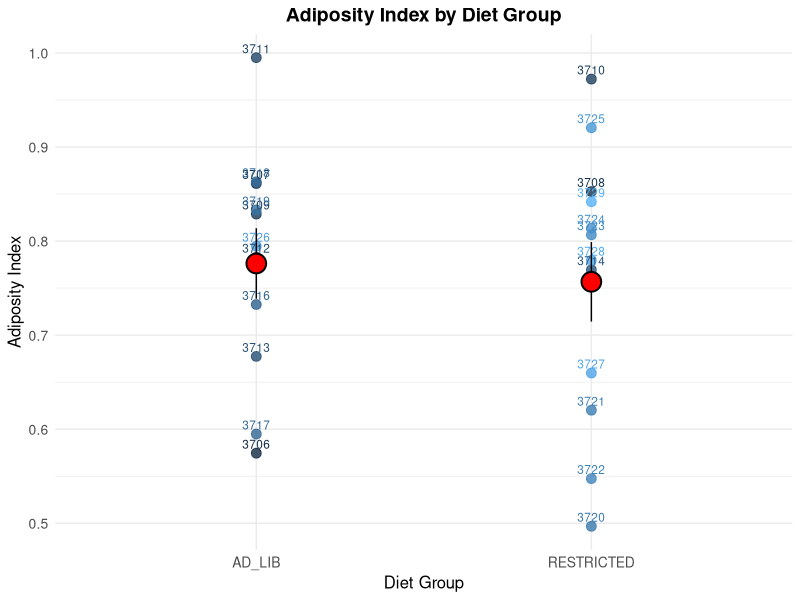

The R source for this figure:
#Data analysis of the adiposity index (Fat mass/lean mass) of NZO female mice to assign to two diet regimens: 
#"ad lib" or "restricted after 9-12 weeks with LFD (D12450Ki, research diets)

#libraries
library(dplyr) #to use pipe
library(ggplot2) #to graph
library(readr)  

#open echo_mri_data
echomri_data <- read_csv("../data/echomri.csv")

echomri_data_2<- echomri_data %>%
  filter(COHORT > 2 & COHORT < 6) %>%
  filter(Date == "2025-01-15") %>%
  select(ID, adiposity_index) %>%
  mutate(diet_group = if_else(ID %in% c(
    3711, 3718, 3707, 3719, 3709,
    3726, 3712, 3716, 3713, 3717, 3706
   ), "AD_LIB", "RESTRICTED"))  #%>%
#   group_by(diet_group) %>%
#   summarize(animal_count = n(), .groups = "drop")
# 
 echomri_data_3<-echomri_data_2 %>%
  ggplot(aes(x = diet_group, y = adiposity_index, color = ID)) +
  geom_point(size = 3, alpha = 0.8) + # Individual points
  geom_text(aes(label = ID), hjust = 0.5, vjust = -0.5, size = 3) +    # Labels for each point
  stat_summary(
    fun.data = mean_se,
    geom = "pointrange",
    size = 1.5,
    shape = 21,
    color = "black",
    fill = "red",
    position = position_dodge(width = 0.2)     # Mean and SEM as big points
  ) +
  theme_minimal() +     # Aesthetic improvements
  labs(
    title = "Adiposity Index by Diet Group",
    x = "Diet Group",
    y = "Adiposity Index",
    color = "Animal ID"
  ) +
  theme(
    legend.position = "none",
    plot.title = element_text(hjust = 0.5, size = 14, face = "bold"),
    axis.title = element_text(size = 12),
    axis.text = element_text(size = 10)
  )
echomri_data_3
#check if the adiposity index between AD LIB and RESTRICTED groups are different using t-test
t_test_result <- lm(adiposity_index ~ diet_group, data = echomri_data_2)
# View the result
print(t_test_result)
# Summary
summary(t_test_result)

